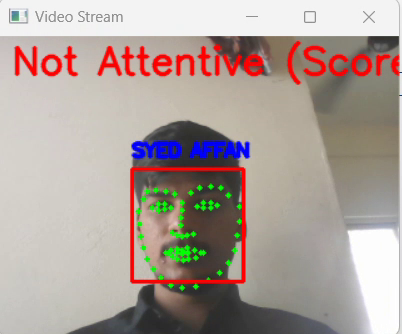
#> input picture frame 64 of FACE_RECOGNITOIN/AFFAN-attend_score/1.mp4, 402 x 334 px, given in place of video1.mp4, which was not available
$ python vid_stack.py
#> lines starting #> are read from the running program, lines starting #| are printed output that depends on the picture; pictures that were not available may be replaced by others from this repository, and a replacement may not be noted
import cv2
import numpy as np

cap1 = cv2.VideoCapture('video1.mp4')
cap2 = cv2.VideoCapture('video2.mp4')

if not cap1.isOpened() or not cap2.isOpened():
  print("Error: Could not open video.")
  exit()

while True:
  ret1, frame1 = cap1.read()
#> frame1 is the input picture: shape (334, 402, 3); mean B, G, R 154, 160.3, 173
  ret2, frame2 = cap2.read()

  if not ret1 or not ret2:
    break

  frame1 = cv2.resize(frame1, (640, 360))
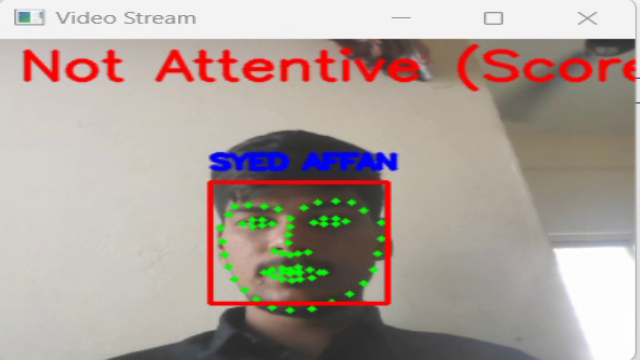
#> frame1: shape (360, 640, 3); mean B, G, R 153.9, 160.2, 172.9
  frame2 = cv2.resize(frame2, (640, 360))

  h_concat = np.hstack((frame1, frame2))
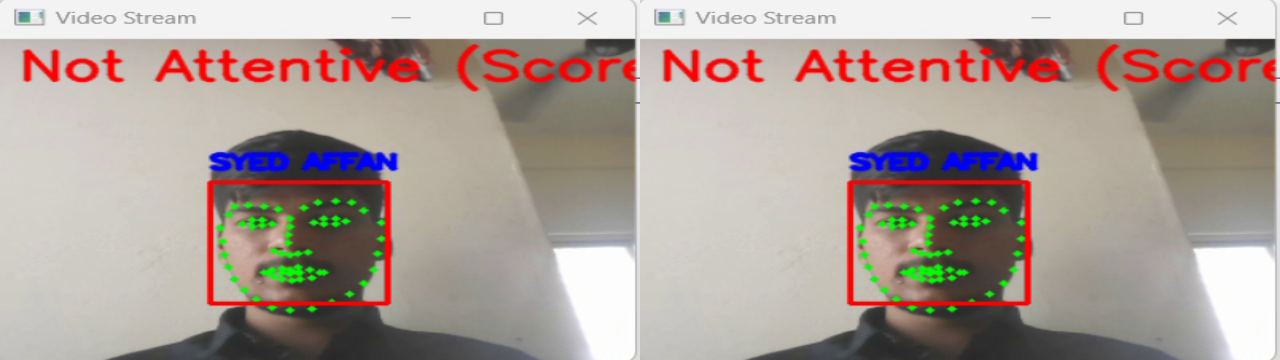
#> h_concat: shape (360, 1280, 3); mean B, G, R 153.9, 160.2, 172.9

  cv2.imshow('Concatenated Video', h_concat)

  if cv2.waitKey(25) & 0xFF == ord('q'):
#> (key q is pressed here)
    break

cap1.release()
cap2.release()
cv2.destroyAllWindows()

$ run again, starting later in the video
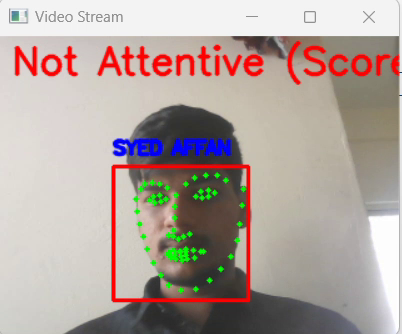
#> input picture frame 289 of FACE_RECOGNITOIN/AFFAN-attend_score/1.mp4, 402 x 334 px, given in place of video1.mp4, which was not available
#> frame1 is the input picture: shape (334, 402, 3); mean B, G, R 157.8, 163.7, 177
#> `frame1 = cv2.resize(frame1, (640, 360))`:
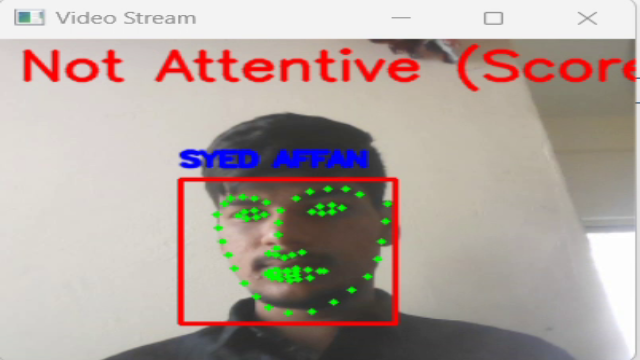
#> frame1: shape (360, 640, 3); mean B, G, R 157.8, 163.7, 176.9
#> `h_concat = np.hstack((frame1, frame2))`:
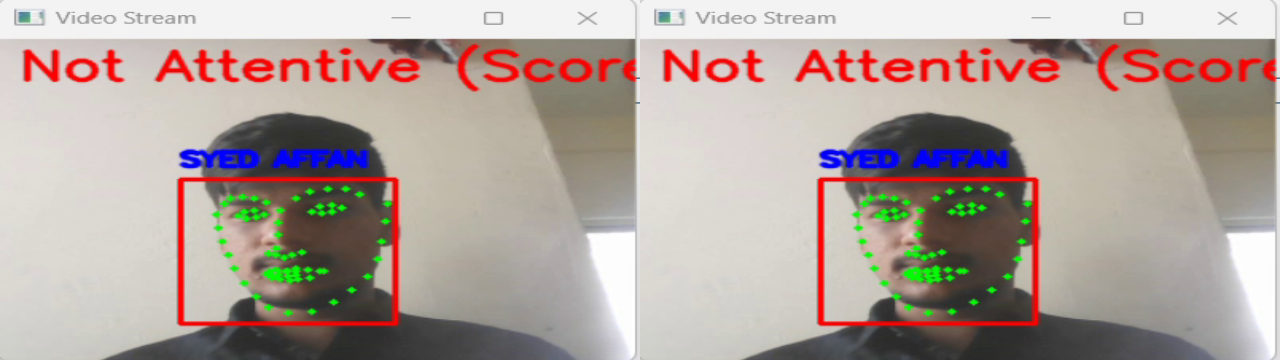
#> h_concat: shape (360, 1280, 3); mean B, G, R 157.8, 163.7, 176.9

$ run again, starting later in the video
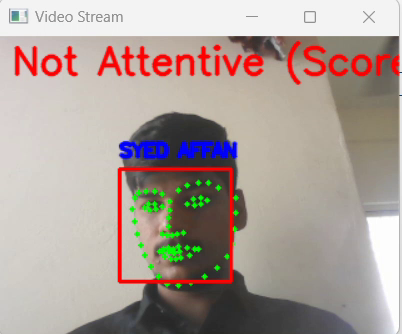
#> input picture frame 514 of FACE_RECOGNITOIN/AFFAN-attend_score/1.mp4, 402 x 334 px, given in place of video1.mp4, which was not available
#> frame1 is the input picture: shape (334, 402, 3); mean B, G, R 152.9, 159.2, 172.4
#> `frame1 = cv2.resize(frame1, (640, 360))`:
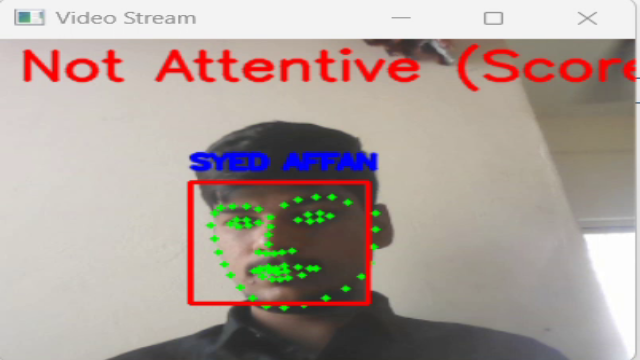
#> frame1: shape (360, 640, 3); mean B, G, R 152.8, 159.1, 172.3
#> `h_concat = np.hstack((frame1, frame2))`:
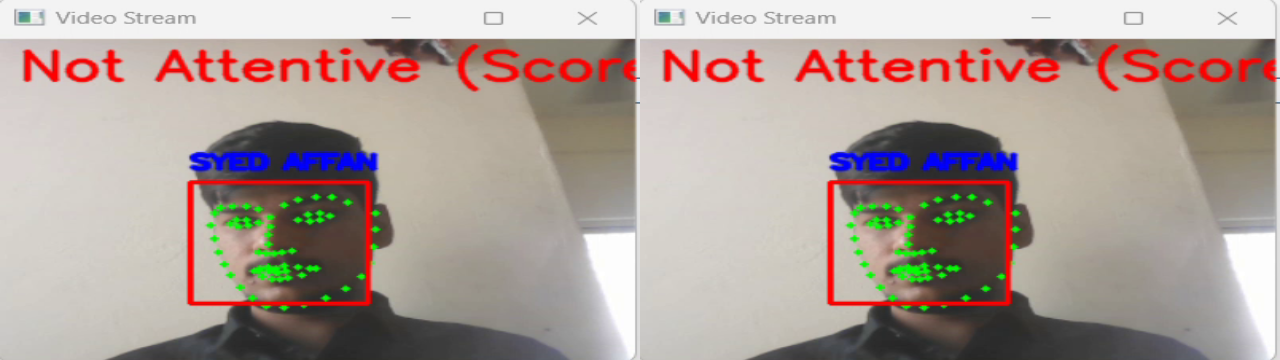
#> h_concat: shape (360, 1280, 3); mean B, G, R 152.8, 159.1, 172.3
